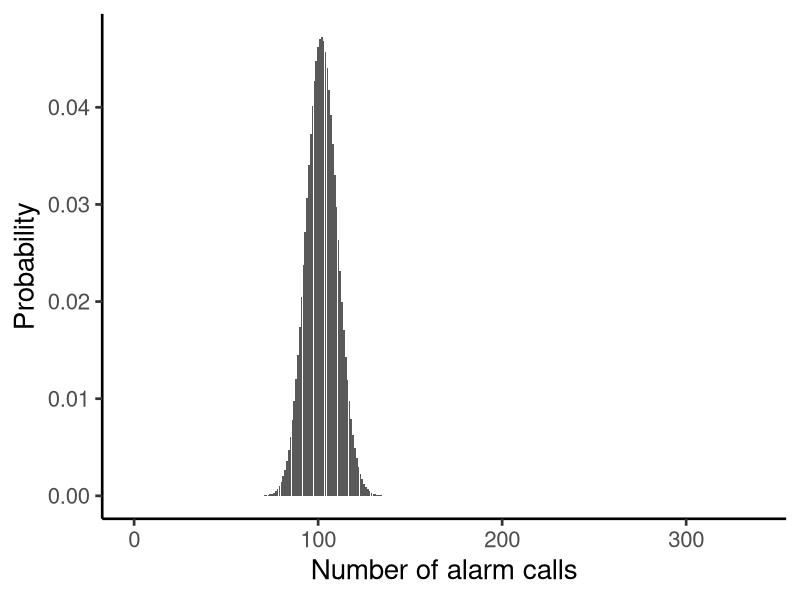
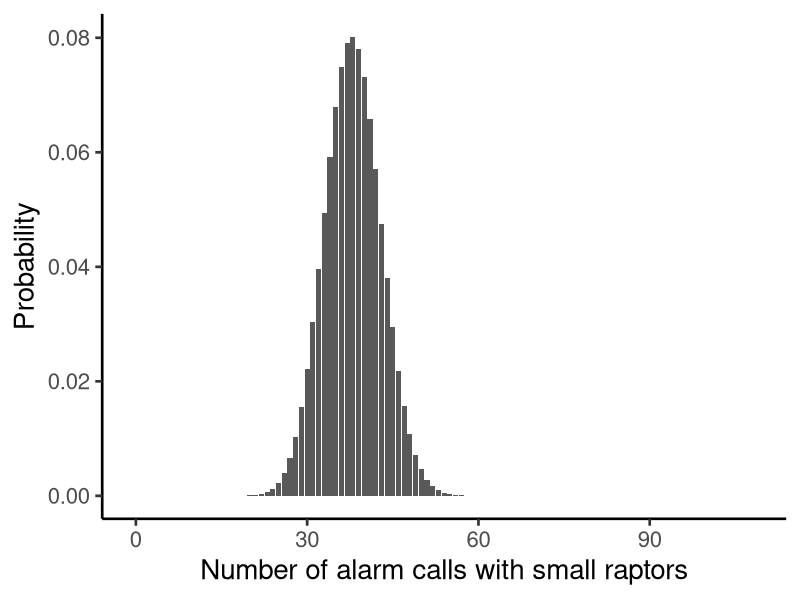
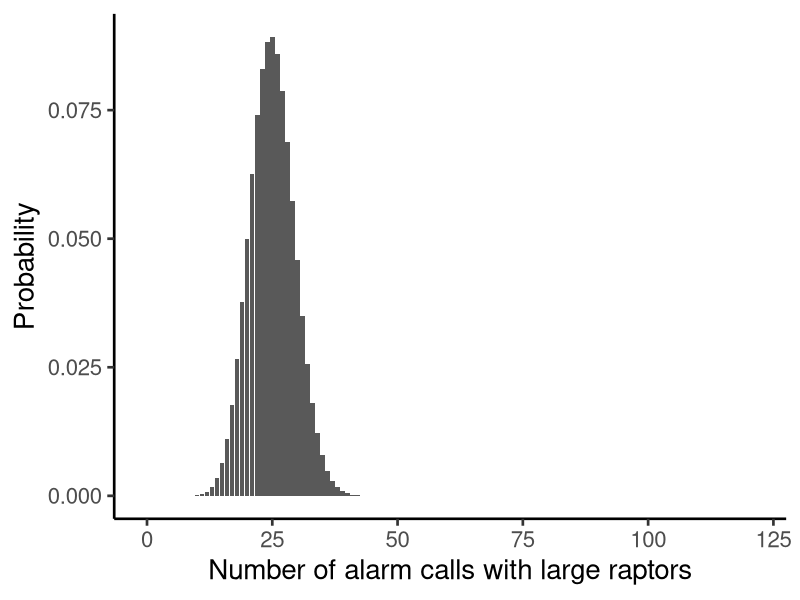

These figures' R source, in order:
## ---- chunk 1
# set working directory for all chunks in this file (default working directory is wherever Rmd file is)
getwd()
library(tidyverse)
## ---- chunk 2
# Importing data
alarm <- read.csv("alarm.csv",header=TRUE)

# viewing the structure of the data
str(alarm)
head(alarm)
## ---- chunk 3
# ensuring the levels of the variable Raptor read as a factor
levels(as.factor(alarm$RAPTOR))

# filtering "alarm" for control trials only 
control <- filter(alarm,RAPTOR=="CONTROL")

# filtering "alarm" for raptor trials only, syntax of != gives the values that are everything but what == would give 
raptor <- filter(alarm,RAPTOR!="CONTROL")
## ---- chunk 4
# Estimating the binomial formula using raptor dataframe
# number of trials n 
n <- length(raptor$RAPTOR)

# number of successes X (alarms)
X <-sum(raptor$Alarm_Call)

# observed proportion of successes in sample population p_hat
p_hat <- X/n
## ---- chunk 5
# Estimating the binomial function formula using dbinom()
# example: the probability of getting exactly 100 alarm calls with n=337 and p_hat=0.303.
dbinom(100,n,p_hat)
## ---- chunk 6
# all possible values of X out of n trials
X_success <- 0:n
# X_success 

# binomial probabilities (same function as above)
prob_X <- dbinom(X_success, n, p_hat)
# prob_X
## ---- chunk 7
# generating a dataframe with X_success and binomial probabilities for the plot
probTable <- data.frame(X_success, prob_X)
# probTable

# binomial probability distribution plot
p1 <- ggplot(probTable,aes(x=X_success,y=prob_X)) +
  geom_bar(stat = "identity") +
  ylab("Probability") +
  xlab("Number of alarm calls") +
  theme_classic(20)
p1
## ---- chunk 8
# standard error of p as in probability
SE <- sqrt((p_hat*(1-p_hat))/n)
SE
## ---- chunk 9
# proportion of birds producing alarm calls in a control trial; note use of two dataframes
p_null <- sum(control$Alarm_Call)/length(control$RAPTOR)
p_null
## ---- chunk 10
# binomial test
binom.test(X, n, p_null)
## ---- chunk 11
# Creating a new data table for size of raptor and eliminating NA values
size <- filter(raptor, SIZE != 'NA')

# Creating a new data table for small size of raptor
smsize <- filter(size, SIZE == 'small')

# Creating a new data table for large size of raptor
lgsize <- filter(size, SIZE == 'large')
## ---- chunk 12
# For small raptor size
# Estimating the binomial formula using smsize dataframe
# number of trials n 
nsmall <- length(smsize$SIZE)

# number of successes X (alarms)
Xsmall <-sum(smsize$Alarm_Call)

# observed proportion of successes in sample population p_hat
p_hatsmall <- Xsmall/nsmall
## ---- chunk 13
# For small raptor size
# all possible values of X out of n trials
X_success_small <- 0:nsmall
# X_success_small 

# binomial probabilities
prob_Xsmall <- dbinom(X_success_small, nsmall, p_hatsmall)
# prob_Xsmall
## ---- chunk 14
# For small raptor size
# generating a dataframe with X_success_small and binomial probabilities for the plot
probTable1 <- data.frame(X_success_small, prob_Xsmall)
# probTable1

# binomial probability distribution plot
p2 <- ggplot(probTable1,aes(x=X_success_small,y=prob_Xsmall)) +
  geom_bar(stat = "identity") +
  ylab("Probability") +
  xlab("Number of alarm calls with small raptors") +
  theme_classic(20)
p2
## ---- chunk 15
# standard error of p as in probability
SE_small <- sqrt((p_hatsmall*(1-p_hatsmall))/nsmall)
SE_small
## ---- chunk 16
# binomial test
binom.test(Xsmall, nsmall, p_null)
## ---- chunk 17
# For large raptor size
# Estimating the binomial formula using lgsize dataframe
# number of trials n 
nlarge <- length(lgsize$SIZE)

# number of successes X (alarms)
Xlarge <-sum(lgsize$Alarm_Call)

# observed proportion of successes in sample population p_hat
p_hatlarge <- Xlarge/nlarge
## ---- chunk 18
# For large raptor size
# all possible values of X out of n trials
X_success_large <- 0:nlarge
# X_success_large 

# binomial probabilities
prob_Xlarge <- dbinom(X_success_large, nlarge, p_hatlarge)
# prob_Xlarge
## ---- chunk 19
# For large raptor size
# generating a dataframe with X_success_large and binomial probabilities for the plot
probTable2 <- data.frame(X_success_large, prob_Xlarge)
# probTable2

# binomial probability distribution plot
p3 <- ggplot(probTable2,aes(x=X_success_large,y=prob_Xlarge)) +
  geom_bar(stat = "identity") +
  ylab("Probability") +
  xlab("Number of alarm calls with large raptors") +
  theme_classic(20)
p3
## ---- chunk 20
# standard error of p as in probability
SE_large <- sqrt((p_hatlarge*(1-p_hatlarge))/nlarge)
SE_large
## ---- chunk 21
# binomial test
binom.test(Xlarge, nlarge, p_null)
